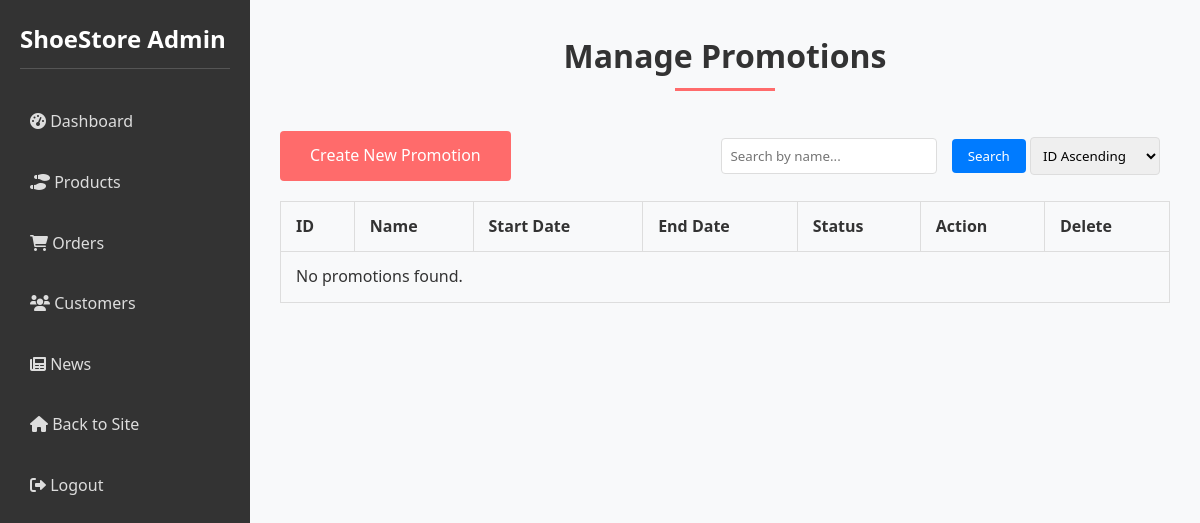
/index.php?controller=adminPromotion&action=index (signed in), run on an earlier commit of the app's database.
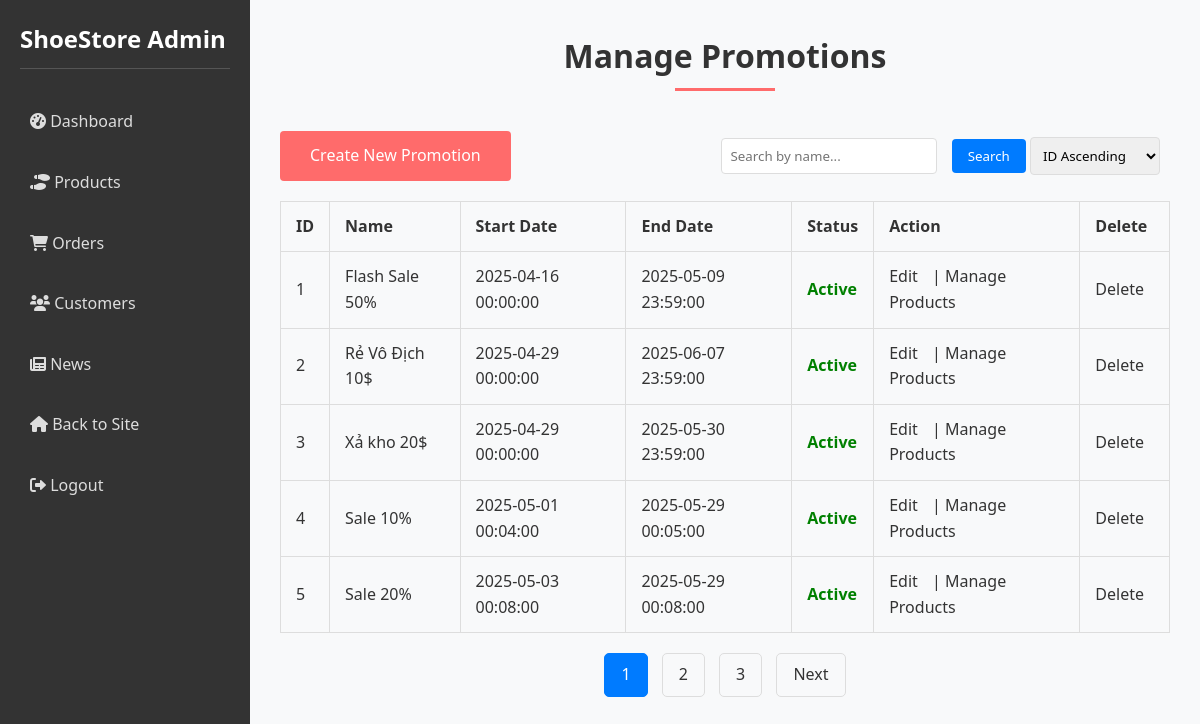
And on a later commit of the database.
### tables this page shows
CREATE TABLE `promotions` (
  `promotion_id` int(11) NOT NULL,
  `promotion_type` varchar(50) NOT NULL,
  `promotion_name` varchar(100) NOT NULL,
  `discount_percentage` decimal(5,2) DEFAULT NULL,
  `fixed_price` decimal(10,2) DEFAULT NULL,
  `start_date` datetime NOT NULL,
  `end_date` datetime NOT NULL
);

### controllers/AdminPromotionController.php (called while the page is built, shortened)
<?php
require_once 'models/PromotionalProductModel.php';
require_once 'models/ProductModelv2.php';
class AdminPromotionController {
    private $promotionModel;
    public function __construct() {
        $this->promotionModel = new PromotionalProductModel();
    }
    public function index() {
        $limit = 5;
        $page = isset($_GET['page']) ? (int)$_GET['page'] : 1;
        $page = max(1, $page);
        $offset = ($page - 1) * $limit;
        $keyword = isset($_GET['keyword']) ? trim($_GET['keyword']) : '';
        $sort = isset($_GET['sort']) && in_array($_GET['sort'], ['ASC', 'DESC']) ? $_GET['sort'] : 'ASC';
        $promotions = $this->promotionModel->getAllPromotions($limit, $offset, $keyword, $sort);
        $totalPromotions = $this->promotionModel->getPromotionsCount($keyword);
        $totalPages = ceil($totalPromotions / $limit);
        require_once 'views/admin/pages/promotion-list.php';
    }
}

### index.php (called while the page is built, shortened)
<?php
spl_autoload_register(function ($class_name) {
    $controllerPath = 'controllers/' . $class_name . '.php';
    $modelPath = 'models/' . $class_name . '.php';
});
$action = isset($_GET['action']) ? preg_replace('/[^a-zA-Z0-9]/', '', $_GET['action']) : 'index';
$controllerInstance = new $controllerClass();
$controllerInstance->$action();

### models/ProductModelv2.php (called while the page is built, shortened)
<?php
class ProductModel {
    public function __construct() {
        try {
            $this->pdo = new PDO("mysql:host=127.0.0.1;dbname=shoe;charset=utf8mb4", "root", "123456789");
        } catch (PDOException $e) {
            die("Connection failed: " . $e->getMessage());
        }
    }
}

### models/Database.php (called while the page is built)
<?php
class Database {
    private $host = 'localhost';
    private $db_name = 'shoe';
    private $username = 'root';
    private $password = '123456789';
    private $pdo;
    public function __construct() {
        try {
            $this->pdo = new PDO(
                "mysql:host=$this->host;dbname=$this->db_name;charset=utf8mb4",
                $this->username,
                $this->password
            );
            $this->pdo->setAttribute(PDO::ATTR_ERRMODE, PDO::ERRMODE_EXCEPTION);
        } catch (PDOException $e) {
            die("Connection failed: " . $e->getMessage());
        }
    }
    public function getConnection() {
        return $this->pdo;
    }
}

### models/PromotionalProductModel.php (called while the page is built, shortened)
<?php
require_once 'models/ProductModelv2.php';
class PromotionalProductModel {
    private $db;
    public function __construct() {
        $database = new Database();
        $this->db = $database->getConnection();
    }
    public function getAllPromotions($limit = 10, $offset = 0, $keyword = '', $sort = 'ASC') {
        $query = "SELECT * FROM promotions WHERE 1=1";
        $query .= " ORDER BY promotion_id " . ($sort === 'DESC' ? 'DESC' : 'ASC');
        $query .= " LIMIT :limit OFFSET :offset";
        $stmt = $this->db->prepare($query);
        $stmt->bindValue(':limit', (int)$limit, PDO::PARAM_INT);
        $stmt->bindValue(':offset', (int)$offset, PDO::PARAM_INT);
        $stmt->execute();
        return $stmt->fetchAll(PDO::FETCH_ASSOC);
    }
    public function getPromotionsCount($keyword = '') {
        $query = "SELECT COUNT(*) FROM promotions WHERE 1=1";
        $stmt = $this->db->prepare($query);
        $stmt->execute();
        return $stmt->fetchColumn();
    }
}

### views/admin/pages/promotion-list.php (the view, shortened to what this page needs)
<?php require 'views/admin/components/header.php'; ?>
<div class="section-title">
    <h2>Manage Promotions</h2>
</div>
<div class="promotion-list">
    <div class="actions">
        <a href="index.php?controller=adminPromotion&action=create" class="btn">Create New Promotion</a>
        <div>
            <form class="search-form" method="GET" action="index.php" style="display: inline-block;">
                <input type="text" name="keyword" placeholder="Search by name..." value="<?php echo isset($_GET['keyword']) ? htmlspecialchars($_GET['keyword']) : ''; ?>">
                <button type="submit">Search</button>
            </form>
            <form class="sort-form" method="GET" action="index.php" style="display: inline-block;">
                <select name="sort" onchange="this.form.submit()">
                    <option value="ASC" <?php echo (isset($_GET['sort']) && $_GET['sort'] === 'ASC') ? 'selected' : ''; ?>>ID Ascending</option>
                </select>
            </form>
        </div>
    </div>
    <table>
        <thead>
            <tr>
                <th>ID</th>
                <th>Name</th>
                <th>Start Date</th>
                <th>End Date</th>
                <th>Status</th>
                <th>Action</th>
                <th>Delete</th>
            </tr>
        </thead>
        <tbody>
            <?php if (empty($promotions)): ?>
                <tr>
                    <td colspan="7">No promotions found.</td>
                </tr>
            <?php else: ?>
                <?php foreach ($promotions as $promotion): ?>
                    <tr>
                        <td><?php echo $promotion['promotion_id']; ?></td>
                        <td><?php echo htmlspecialchars($promotion['promotion_name']); ?></td>
                        <td><?php echo $promotion['start_date']; ?></td>
                        <td><?php echo $promotion['end_date']; ?></td>
                        <td>
                            <?php
                            $now = new DateTime();
                            $startDate = new DateTime($promotion['start_date']);
                            $endDate = new DateTime($promotion['end_date']);
                            if ($now < $startDate) {
                                echo '<span class="status-pending">Pending</span>';
                            } elseif ($now >= $startDate && $now <= $endDate) {
                                echo '<span class="status-active">Active</span>';
                            } else {
                                echo '<span class="status-expired">Expired</span>';
                            }
                            ?>
                        </td>
                        <td>
                            <a href="index.php?controller=adminPromotion&action=edit&promotion_id=<?php echo $promotion['promotion_id']; ?>">Edit</a> |
                            <a href="index.php?controller=adminPromotion&action=manageProducts&promotion_id=<?php echo $promotion['promotion_id']; ?>">Manage Products</a>
                        </td>
                        <td>
                            <a href="index.php?controller=adminPromotion&action=delete&promotion_id=<?php echo $promotion['promotion_id']; ?>" onclick="return confirm('Are you sure you want to delete this promotion?');">Delete</a>
                        </td>
                    </tr>
                <?php endforeach; ?>
            <?php endif; ?>
        </tbody>
    </table>
    <div class="pagination">
        <?php if ($totalPages > 1): ?>
            <?php for ($i = 1; $i <= $totalPages; $i++): ?>
                <a href="index.php?controller=adminPromotion&action=index&page=<?php echo $i; ?>&keyword=<?php echo urlencode($keyword); ?>&sort=<?php echo $sort; ?>" <?php echo $i === $page ? 'class="active"' : ''; ?>><?php echo $i; ?></a>
            <?php endfor; ?>
            <?php if ($page < $totalPages): ?>
                <a href="index.php?controller=adminPromotion&action=index&page=<?php echo $page + 1; ?>&keyword=<?php echo urlencode($keyword); ?>&sort=<?php echo $sort; ?>">Next</a>
            <?php endif; ?>
        <?php endif; ?>
    </div>
</div>
<?php require 'views/admin/components/admin_footer.php'; ?>

### views/admin/components/header.php (shortened to what this page needs)
<!DOCTYPE html>
<html lang="en">
<head>
    <link rel="stylesheet" href="/shoesWebsite/assets/css/style.css">
    <link rel="stylesheet" href="https://cdnjs.cloudflare.com/ajax/libs/font-awesome/6.0.0-beta3/css/all.min.css">
</head>
<body>
    <div class="admin-container">
        <div class="admin-sidebar">
            <h2>ShoeStore Admin</h2>
            <?php
            $currentController = isset($_GET['controller']) ? $_GET['controller'] : 'adminDashboard';
            ?>
            <ul>
                <li>
                    <a href="/shoesWebsite/index.php?controller=adminDashboard&action=dashboard"
                       class="<?php echo $currentController === 'adminDashboard' ? 'active' : ''; ?>">
                        <i class="fas fa-tachometer-alt"></i> Dashboard
                    </a>
                </li>
                <li>
                    <a href="/shoesWebsite/index.php?controller=adminProduct&action=products"
                       class="<?php echo $currentController === 'adminProduct' ? 'active' : ''; ?>">
                        <i class="fas fa-shoe-prints"></i> Products
                    </a>
                </li>
                <li>
                    <a href="/shoesWebsite/index.php?controller=adminOrder&action=orders"
                       class="<?php echo $currentController === 'adminOrder' ? 'active' : ''; ?>">
                        <i class="fas fa-shopping-cart"></i> Orders
                    </a>
                </li>
                <li>
                    <a href="/shoesWebsite/index.php?controller=adminCustomer&action=customers"
                       class="<?php echo $currentController === 'adminCustomer' ? 'active' : ''; ?>">
                        <i class="fas fa-users"></i> Customers
                    </a>
                </li>
                <li>
                <li>
                    <a href="/shoesWebsite/index.php?controller=adminNews&action=manage"
                    class="<?php echo $currentController === 'adminNews' ? 'active' : ''; ?>">
                        <i class="fas fa-newspaper"></i> News
                    </a>
                </li>
                </li>
                <li>
                    <a href="/shoesWebsite/index.php?controller=home&action=index">
                        <i class="fas fa-home"></i> Back to Site
                    </a>
                </li>
                <li>
                    <a href="/shoesWebsite/index.php?controller=auth&action=logout">
                        <i class="fas fa-sign-out-alt"></i> Logout
                    </a>
                </li>
            </ul>
        </div>
        <div class="admin-content">
</body>

### views/admin/components/admin_footer.php (shortened to what this page needs)
</body>
</html>

### assets/css/style.css (style rules this page uses)
* { margin: 0; padding: 0; box-sizing: border-box; font-family: "Segoe UI", Tahoma, Geneva, Verdana, sans-serif; }
body { background-color: #f8f9fa; color: #333; line-height: 1.6; }
a { text-decoration: none; color: #333; }
ul { list-style: none; }
.btn { display: inline-block; background-color: #ff6b6b; color: white; padding: 12px 30px; border: none; border-radius: 4px; cursor: pointer; font-size: 16px; transition: all 0.3s ease; }
.section-title { text-align: center; margin-bottom: 40px; }
.section-title h2 { font-size: 32px; color: #333; position: relative; display: inline-block; padding-bottom: 10px; }
.section-title h2::after { content: ""; position: absolute; bottom: 0; left: 50%; transform: translateX(-50%); width: 100px; height: 3px; background-color: #ff6b6b; }
.admin-container { display: grid; grid-template-columns: 250px 1fr; min-height: 100vh; }
.admin-sidebar { background-color: #333; color: white; padding: 20px; }
.admin-sidebar h2 { margin-bottom: 30px; padding-bottom: 10px; border-bottom: 1px solid #555; }
.admin-sidebar ul li { margin-bottom: 15px; }
.admin-sidebar ul li a { color: #ddd; display: block; padding: 10px; border-radius: 4px; transition: all 0.3s ease; }
.admin-content { padding: 30px; }
table { width: 100%; border-collapse: collapse; margin-top: 20px; }
table th, table td { padding: 12px 15px; text-align: left; border-bottom: 1px solid #ddd; }
table th { background-color: #f8f9fa; font-weight: bold; }
table td a { margin-right: 10px; }

### views/admin/pages/promotion-list.php (style rules this page uses)
table { width: 100%; border-collapse: collapse; margin-top: 20px; }
th, td { border: 1px solid #ddd; padding: 8px; text-align: left; }
th { background-color: #f4f4f4; }
.actions { margin-bottom: 20px; display: flex; justify-content: space-between; align-items: center; }
.pagination { margin-top: 20px; text-align: center; }
.pagination a { display: inline-block; padding: 8px 16px; margin: 0 5px; border: 1px solid #ddd; text-decoration: none; color: #333; border-radius: 5px; }
.pagination a.active { background-color: #007bff; color: white; border-color: #007bff; }
.status-active { color: green; font-weight: bold; }
.search-form input[type="text"], .sort-form select { padding: 8px; border: 1px solid #ddd; border-radius: 4px; margin-right: 10px; }
.search-form button, .sort-form button { padding: 8px 16px; background-color: #007bff; color: white; border: none; border-radius: 4px; cursor: pointer; }

What changed in the data, as far as the page shows it:
added promotions: promotion_id "1", promotion_name "Flash Sale 50%", start_date "2025-04-16 00:00:00", end_date "2025-05-09 23:59:00", shows "Active"
added promotions: promotion_id "2", promotion_name "Rẻ Vô Địch 10$", start_date "2025-04-29 00:00:00", end_date "2025-06-07 23:59:00", shows "Active"
added promotions: promotion_id "3", promotion_name "Xả kho 20$", start_date "2025-04-29 00:00:00", end_date "2025-05-30 23:59:00", shows "Active"
added promotions: promotion_id "4", promotion_name "Sale 10%", start_date "2025-05-01 00:04:00", end_date "2025-05-29 00:05:00", shows "Active"
added promotions: promotion_id "5", promotion_name "Sale 20%", start_date "2025-05-03 00:08:00", end_date "2025-05-29 00:08:00", shows "Active"
Also different on the page:
new list line: "1"
new list line: "2"
new list line: "3"
text no longer shown: "No promotions found."
text now shown: "Next"
